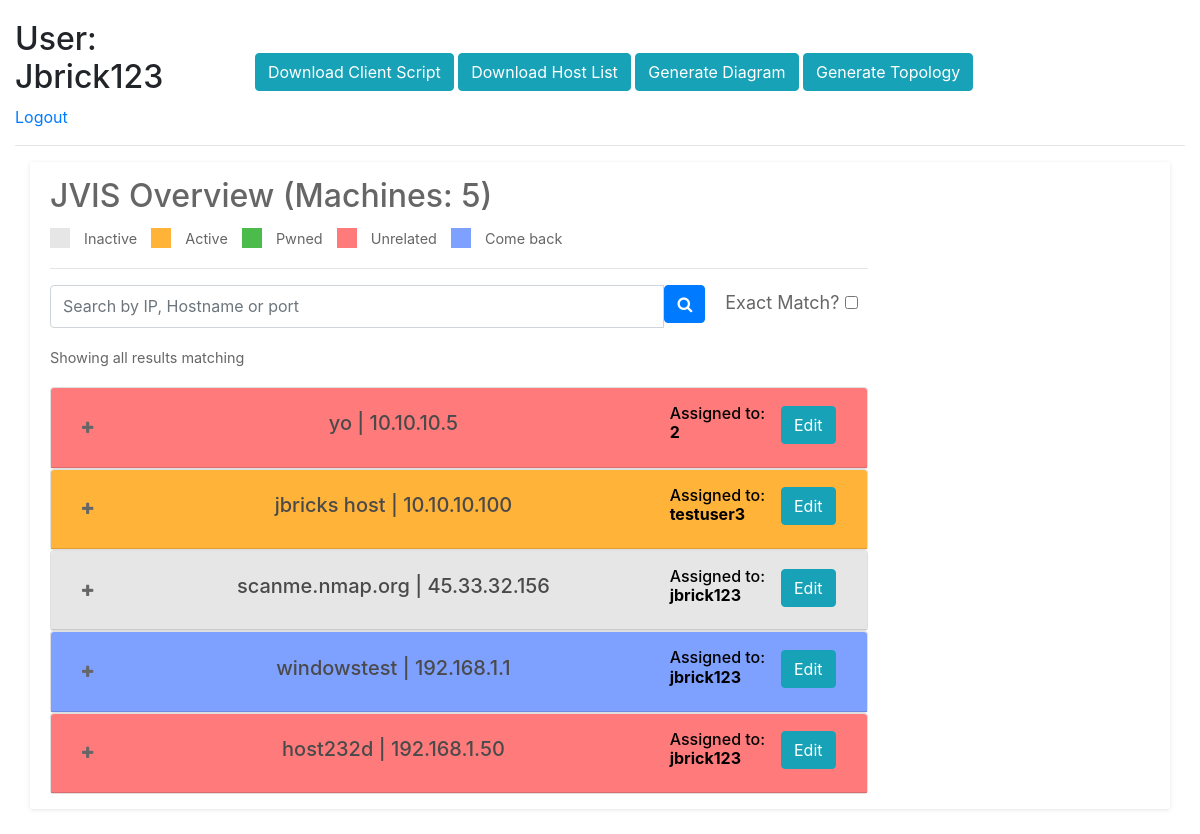
Page / (signed in) on the earlier database version.
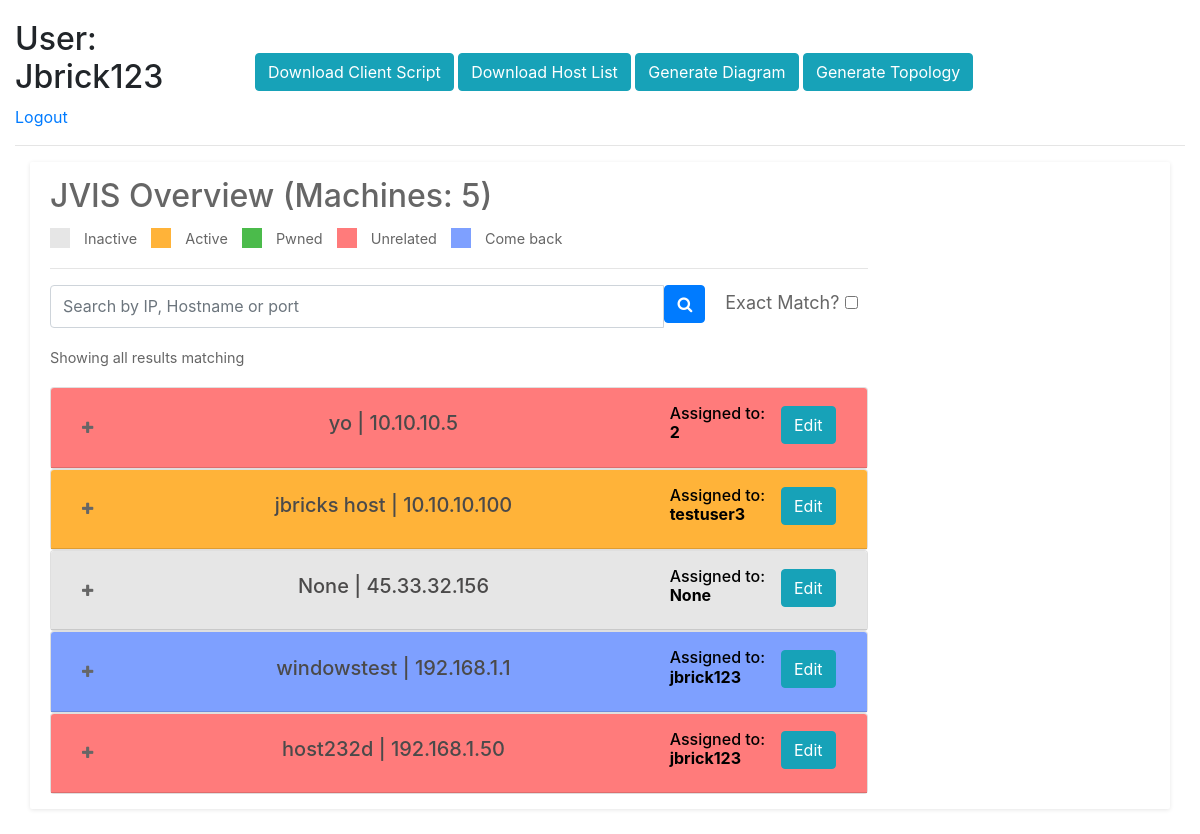
Same page on the later database version.
### base/models.py (models this page shows, shortened)
class Box(models.Model):
    __original_ip = None
    __original_hostname = None
    __original_state = None
    user = models.ForeignKey(User, on_delete=models.CASCADE, null=True, blank=True)
    ip = models.GenericIPAddressField(null=False,blank=False)
    hostname = models.CharField(max_length=200, null=True, blank=True)
    state = models.CharField(max_length=200, null=True, blank=True)
    comments = models.TextField(null=True, blank=True)
    active = models.BooleanField(default=False)
    pwned = models.BooleanField(default=False)
    unrelated = models.BooleanField(default=False)
    comeback = models.BooleanField("Come back to this box", default=False)
    os = models.CharField(max_length=200, null=True, blank=True)
    new = models.BooleanField(default=True)
    updated = models.BooleanField(default=False)
    cidr = models.CharField(max_length=200, default="/24",null=True, blank=True)
    orderedip = models.BigIntegerField(null=True, blank=True, default=0)
    def __init__(self, *args, **kwargs):
        super().__init__(*args, **kwargs)
        self.__original_ip = self.ip
        self.__original_hostname = self.hostname
        self.__original_state = self.state
    class Meta:
        ordering = ['orderedip']

### base/views.py (the view, shortened to what this page needs)
# urls.py: path('', Boxes.as_view(), name="boxes"),
class Boxes(LoginRequiredMixin, ListView):
    model = Box
    context_object_name = 'boxes'
    def get_context_data(self, **kwargs):
        context = super().get_context_data(**kwargs)
        context['chk'] = ""
        search_input = self.request.GET.get('search') or ''
        context['count'] = context['boxes'].count()
        return context

### base/templates/base/box_list.html (shortened to what the changed rows need)
{% extends 'base/main.html' %}
{% block content %}
{%load static%}
<div class="header row">
    <div class="col-md-3">
        <h2>User: {{request.user|title}}</h2>
    </div>
</div>
<div class="container">
<div class="row">
  <div class="col-md-12">
    <div class="grid search">
      <div class="grid-body">
        <div class="row">
          <div class="col-md-9">
            <h2 id="counter"><a style="text-decoration:none;color:#666666;" href="{% url 'boxes' %}">JVIS Overview (Machines: {{count}})</a></h2>
            <div id="accordion">
                {% for box in boxes%}
                <div class="card">
                    <div class="card-header row p-3" id="heading{{box.id}}" style="margin:0;padding:0;cursor: pointer;" data-toggle="collapse" data-target="#collapse{{box.id}}" aria-expanded="false" aria-controls="collapse{{box.id}}" aria-label="Close">
                        <div class="col-md-1" style="margin:auto;">
                                <i class="fa fa-plus"></i>
                        </div>
                        <div class="col" style="margin:auto;">
                            <h5 style="text-shadow:none;text-align:center;color:#4b4a4a;">{{box.hostname}} | {{box.ip}}</h5>
                        </div>
                        <div class="col-md-2" style="margin:auto;">
                            <h6 class="float-right" style="color:black;">Assigned to: <b id="assignee" style="font-size:14; ">{{box.user}}</b></h6>
                        </div>
                        <div class="col-md-1" style="margin:auto;">
                            <a class="abut float-right" href="{% url 'box-update' box.id %}"><button type="button" class="btn btn-info" onClick="event.stopPropagation();">Edit</button></a>
                        </div>
                    </div>
                </div>
                {% empty %}
                <h3>No Boxes yet</h3>
                {% endfor %}
            </div>
          </div>
        </div>
      </div>
    </div>
  </div>
</div>
</div>
{%endblock content%}

Differences in the rows shown:
removed Box: hostname "scanme.nmap.org", ip "45.33.32.156", user "jbrick123"
added Box: hostname "None", ip "45.33.32.156", user "None"
